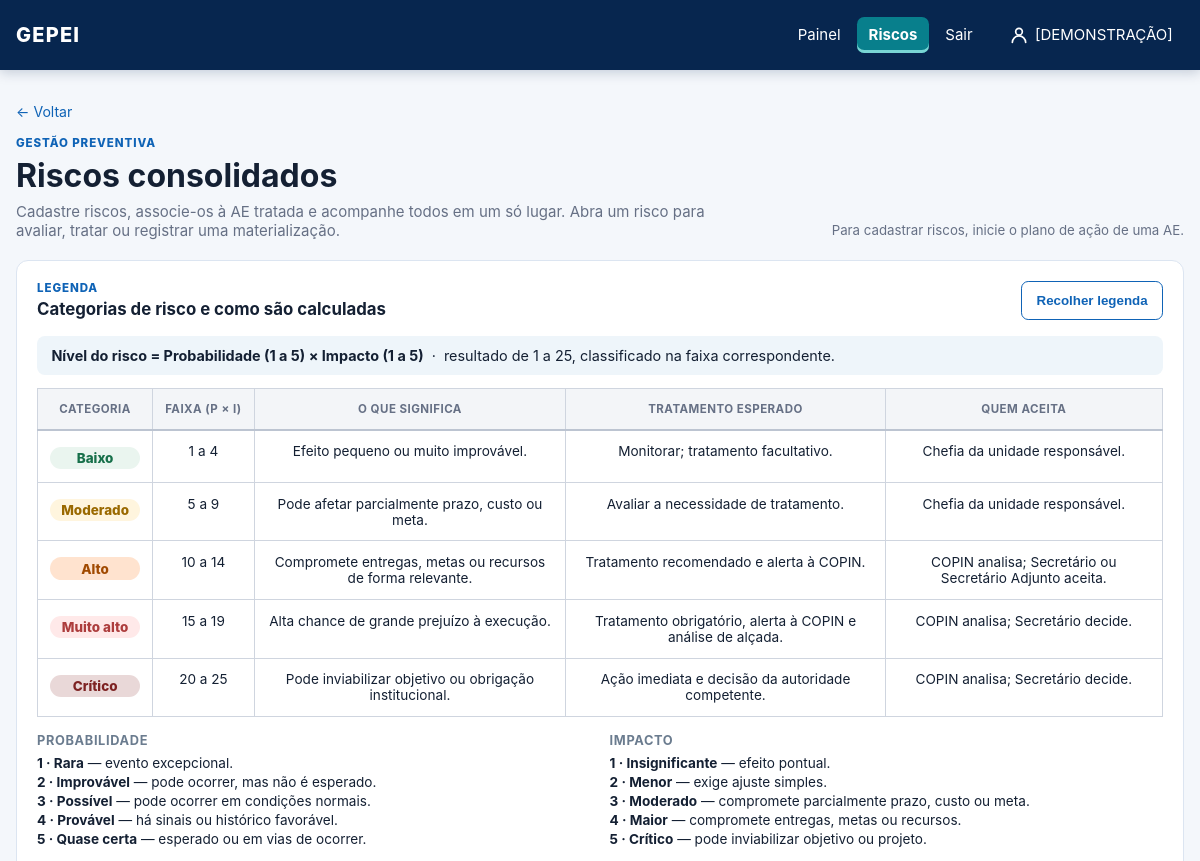
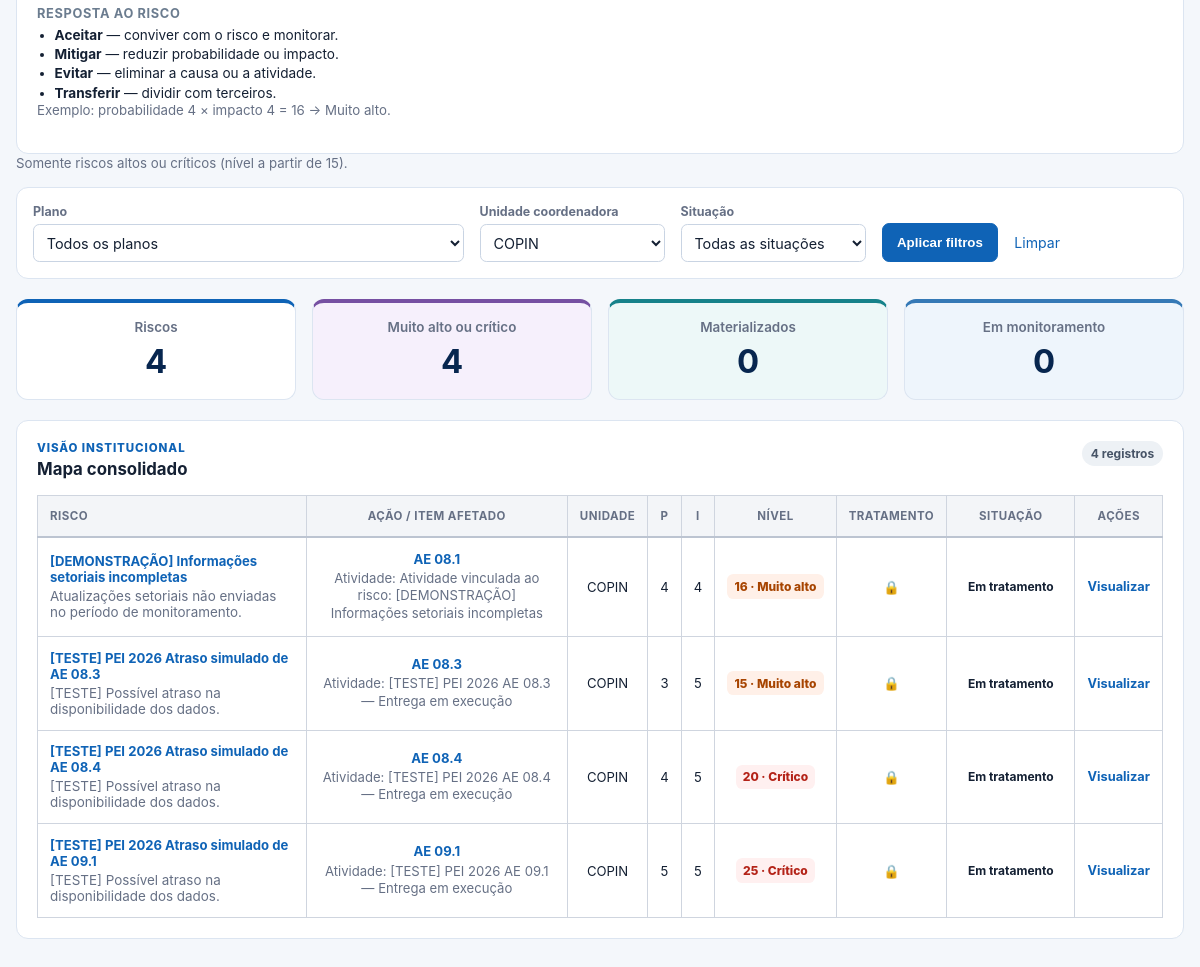
The app's page /riscos/?level=priority (signed in), older data (2 pictures, top to bottom).
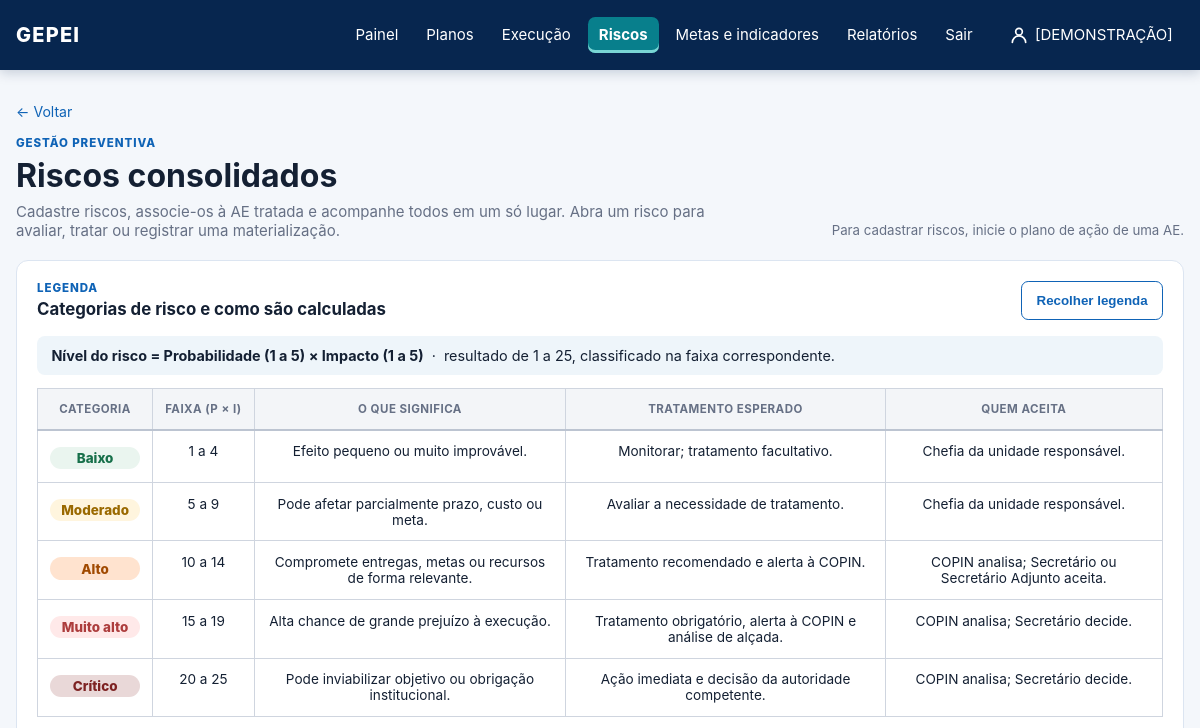
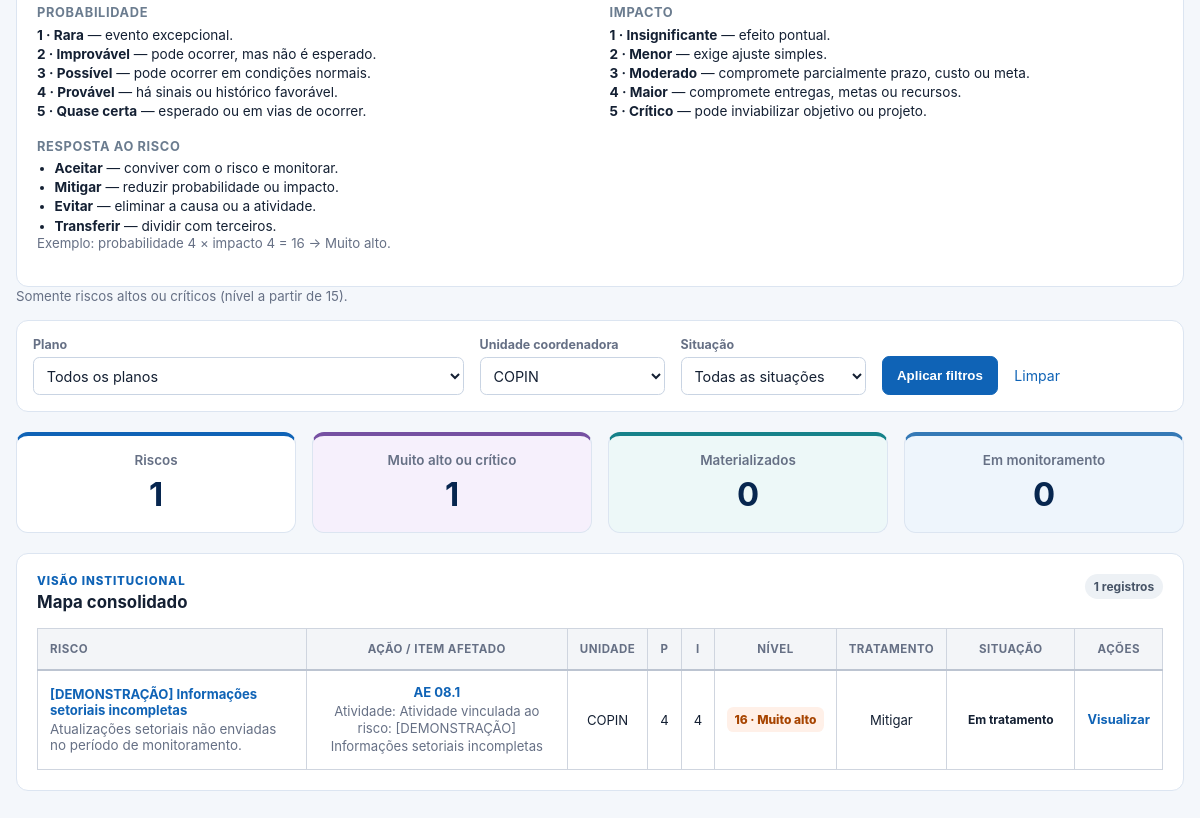
The same page, newer data (2 pictures, top to bottom).
### core/models.py (models this page shows, shortened)
class Risk(models.Model):
    class Status(models.TextChoices):
        IDENTIFIED = "IDENTIFICADO", "Identificado"
        IN_TREATMENT = "EM_TRATAMENTO", "Em tratamento"
        MONITORING = "EM_MONITORAMENTO", "Em monitoramento"
        MATERIALIZED = "MATERIALIZADO", "Materializado"
        CLOSED = "ENCERRADO", "Encerrado"
    class OccurrenceTiming(models.TextChoices):
        ANY_TIME = "QUALQUER_MOMENTO", "Pode ocorrer a qualquer momento"
        EXPOSURE_WINDOW = "PERIODO", "Durante um período de exposição"
        DATE_OR_MILESTONE = "DATA_MARCO", "Em uma data ou marco provável"
        UNKNOWN = "INDETERMINADO", "Não é possível estimar o momento"
    action = models.ForeignKey(StrategicAction, on_delete=models.CASCADE, related_name="risks")
    activity = models.ForeignKey(Activity, on_delete=models.PROTECT, related_name="risks")
    is_unforeseen = models.BooleanField("Risco não previsto", default=False)
    owner = models.ForeignKey(settings.AUTH_USER_MODEL, on_delete=models.PROTECT)
    title = models.CharField(max_length=255)
    cause = models.TextField()
    probability = models.PositiveSmallIntegerField()
    impact = models.PositiveSmallIntegerField()
    status = models.CharField(max_length=16, choices=Status.choices, default=Status.IDENTIFIED)
    treatment = models.CharField(max_length=20, blank=True)
    preventive_measure = models.TextField(blank=True)
    contingency_measure = models.TextField(blank=True)
    occurrence_timing = models.CharField(
        max_length=20,
        choices=OccurrenceTiming.choices,
        default=OccurrenceTiming.UNKNOWN,
    )
    exposure_start_date = models.DateField(null=True, blank=True)
    exposure_end_date = models.DateField(null=True, blank=True)
    expected_occurrence_date = models.DateField(null=True, blank=True)
    trigger_description = models.TextField(blank=True)
    @property
    def level(self):
        return self.probability * self.impact
    @property
    def level_label(self):
        if self.level >= 20:
            return "Crítico"
        if self.level >= 15:
            return "Muito alto"
        if self.level >= 10:
            return "Alto"
        if self.level >= 5:
            return "Moderado"
        return "Baixo"

class StrategicAction(models.Model):
    class Status(models.TextChoices):
        NOT_STARTED = "NAO_INICIADA", "Não iniciada"
        IN_PROGRESS = "EM_ANDAMENTO", "Em andamento"
        COMPLETED = "CONCLUIDA", "Concluída"
        DELAYED = "ATRASADA", "Atrasada"
        BLOCKED = "BLOQUEADA", "Bloqueada"
        SUSPENDED = "SUSPENSA", "Suspensa"
    artifact = models.ForeignKey(PlanArtifact, on_delete=models.PROTECT, related_name="actions")
    coordinating_unit = models.ForeignKey(OrganizationalUnit, on_delete=models.PROTECT)
    code = models.CharField(max_length=30)
    title = models.CharField(max_length=255)
    description = models.TextField(blank=True)
    due_date = models.DateField(
        null=True,
        blank=True,
        help_text="Preenchido no cronograma operacional; não é inferido da vigência do PEI.",
    )
    status = models.CharField(max_length=15, choices=Status.choices, default=Status.NOT_STARTED)
    progress = models.DecimalField(max_digits=5, decimal_places=2, default=0)
    funding_sources = models.CharField(max_length=255, blank=True)
    participating_units = models.ManyToManyField(OrganizationalUnit, related_name="participating_actions", blank=True)

class Activity(models.Model):
    PAUSED = "PAUSADA"
    class FundingSource(models.TextChoices):
        FAF = "FAF", "Fundo a Fundo (FaF)"
        CODE_0500 = "0500", "Fonte 0500"
        AGREEMENT = "CONVENIO", "Convênio"
        OTHER = "OUTRA", "Outra"
    action_plan = models.ForeignKey(ActionPlan, on_delete=models.CASCADE, related_name="activities")
    executor = models.ForeignKey(settings.AUTH_USER_MODEL, on_delete=models.PROTECT, related_name="assigned_activities")
    title = models.CharField(max_length=255)
    description = models.TextField(blank=True)
    position = models.PositiveIntegerField(default=0)
    weight = models.DecimalField(max_digits=5, decimal_places=2)
    progress = models.DecimalField(max_digits=5, decimal_places=2, default=0)
    start_date = models.DateField(null=True, blank=True)
    end_date = models.DateField()
    status = models.CharField(max_length=15, choices=[*StrategicAction.Status.choices, ("PAUSADA", "Pausada")], default=StrategicAction.Status.NOT_STARTED)
    expected_delivery = models.CharField(max_length=255, blank=True)
    requires_financial_resource = models.BooleanField(default=False)
    planned_cost = models.DecimalField(max_digits=14, decimal_places=2, null=True, blank=True)
    disbursed_cost = models.DecimalField(max_digits=14, decimal_places=2, null=True, blank=True)
    funding_source = models.CharField(max_length=12, choices=FundingSource.choices, blank=True)
    funding_source_other = models.CharField(max_length=160, blank=True)
    financial_responsible_unit = models.ForeignKey(
        OrganizationalUnit,
        null=True,
        blank=True,
        on_delete=models.PROTECT,
        related_name="financially_monitored_activities",
    )
    financial_reference = models.CharField(max_length=255, blank=True)
    class Meta:
        ordering = ["position", "start_date", "end_date", "id"]

class OrganizationalUnit(models.Model):
    class UnitType(models.TextChoices):
        ORGAN = "ORGAO", "Órgão"
        UNIT = "UNIDADE", "Unidade"
        SECTOR = "SETOR", "Setor"
    organization = models.ForeignKey(Organization, on_delete=models.PROTECT)
    parent = models.ForeignKey("self", null=True, blank=True, on_delete=models.PROTECT)
    name = models.CharField(max_length=180)
    acronym = models.CharField(max_length=30, blank=True)
    unit_type = models.CharField(max_length=10, choices=UnitType.choices)

### core/views.py (the view)
# urls.py: path("riscos/", views.risk_overview, name="risk_overview"),
@login_required
def risk_overview(request):
    _require_permission(request.user, "view_risk")
    plans = Plan.objects.filter(active=True).order_by("acronym")
    units = view_scope_units(OrganizationalUnit.objects.order_by("name"), request.user)
    can_add_risk = request.user.has_perm("core.add_risk")
    creatable_actions = scope_actions(
        StrategicAction.objects.filter(action_plan__isnull=False).select_related("artifact"), request.user
    ).order_by("artifact__code", "code")
    registered_risks = _registered_risks(request, creatable_actions)
    if request.method == "POST":
        _require_permission(request.user, "add_risk")
        create_form = RiskCreateForm(request.POST, actions=creatable_actions)
        if create_form.is_valid():
            risk = _save_new_risk(request.user, create_form, create_form.cleaned_data["action"])
            messages.success(request, "Risco cadastrado e associado à AE selecionada.")
            if create_form.cleaned_data["register_another"]:
                return _next_risk_registration(request, registered_risks, risk)
            return redirect("risk_overview")
    else:
        initial = {"action": registered_risks[-1].action_id, "activity": registered_risks[-1].activity_id} if registered_risks else {}
        create_form = RiskCreateForm(actions=creatable_actions, initial=initial)
    activities_by_action = {}
    for activity in create_form.fields["activity"].queryset.select_related("action_plan"):
        activities_by_action.setdefault(activity.action_plan.action_id, []).append([activity.id, activity.title])
    risks = Risk.objects.filter(action__in=view_scope_actions(StrategicAction.objects.all(), request.user)).select_related(
        "action",
        "action__artifact",
        "action__artifact__plan",
        "action__coordinating_unit",
        "activity",
        "owner",
    ).prefetch_related("treatments")
    selected_plan = request.GET.get("plan", "")
    selected_unit = selected_unit_for_request(request)
    selected_status = request.GET.get("status", "")
    if selected_plan.isdigit():
        risks = risks.filter(action__artifact__plan_id=selected_plan)
    if selected_unit.isdigit():
        risks = risks.filter(action__coordinating_unit_id=selected_unit)
    if selected_status in Risk.Status.values:
        risks = risks.filter(status=selected_status)
    if request.GET.get("action_status") in StrategicAction.Status.values:
        risks = risks.filter(action__status=request.GET["action_status"])
    if request.GET.get("level") == "priority":
        risks = [risk for risk in risks if risk.level >= 15]
    else:
        risks = list(risks)
    risks.sort(key=lambda risk: (risk.action.artifact.code, risk.action.code, risk.title))
    return render(
        request,
        "core/risk_overview.html",
        {
            "risks": risks,
            "create_form": create_form,
            "registered_risks": registered_risks,
            "registered_risk_ids": ",".join(str(item.pk) for item in registered_risks),
            "activities_by_action": activities_by_action,
            "has_creatable_actions": can_add_risk and creatable_actions.exists(),
            "can_add_risk": can_add_risk,
            "plans": plans,
            "units": units,
            "risk_status_choices": Risk.Status.choices,
            "selected_plan": selected_plan,
            "selected_unit": selected_unit,
            "selected_status": selected_status,
            "critical_count": sum(risk.level >= 15 for risk in risks),
            "materialized_count": sum(risk.status == Risk.Status.MATERIALIZED for risk in risks),
            "monitoring_count": sum(risk.status == Risk.Status.MONITORING for risk in risks),
        },
    )

### core/forms.py (shortened to what this page needs)
class RiskCreateForm(RiskIdentificationForm):
    action = forms.ModelChoiceField(
        queryset=StrategicAction.objects.none(),
        label="Ação estratégica (AE) tratada",
        empty_label="Selecione a AE",
    )
    field_order = ["action", "activity", "title", "cause", "treatment_responsible", "probability", "impact"]
    def __init__(self, *args, actions, **kwargs):
        forms.ModelForm.__init__(self, *args, **kwargs)
        self.fields["action"].queryset = actions
        self.fields["action"].label_from_instance = lambda action: f"{action.code} · {action.title}"
        self.fields["activity"].required = True
        self.fields["occurrence_timing"].choices = [("", "Selecione quando pode ocorrer"), *Risk.OccurrenceTiming.choices]
        self.initial.setdefault("occurrence_timing", "")
        self.fields["activity"].queryset = Activity.objects.filter(action_plan__action__in=actions).order_by("position", "title")
        self.fields["treatment_responsible"].queryset = get_user_model().objects.filter(is_active=True).order_by("username")

### core/permissions.py (called while the page is built)
def view_scope_actions(queryset, user):
    return scope_actions(queryset, user, for_view=True)

### templates/core/risk_overview.html (shortened to what the changed rows need)
{% extends "base.html" %}
{% block content %}
  <section class="page-heading dashboard-heading">
    <div>
      <h1>Riscos consolidados</h1>
    </div>
  </section>
  {% include "core/_risk_legend.html" %}
  <section class="metrics metrics-centered action-detail-metrics">
    <article class="metric-card"><span>Riscos</span><strong>{{ risks|length }}</strong></article>
    <article class="metric-card metric-warning"><span>Muito alto ou crítico</span><strong>{{ critical_count }}</strong></article>
  </section>
  <section class="panel action-panel">
    <div class="panel-heading"><div><p class="eyebrow">Visão institucional</p><h2>Mapa consolidado</h2></div><span class="chip chip-neutral">{{ risks|length }} registros</span></div>
    {% if risks %}
      <div class="responsive-table"><table class="risk-map-table"><thead><tr><th>Risco</th><th>Ação / item afetado</th><th>Unidade</th><th class="col-center">P</th><th class="col-center">I</th><th class="col-center">Nível</th><th>Tratamento</th><th>Situação</th><th>Ações</th></tr></thead><tbody>
        {% for risk in risks %}<tr>
          <td><a href="{% url 'risk_detail' risk.action.id risk.id %}"><strong>{{ risk.title }}</strong></a><span>{{ risk.cause|truncatechars:85 }}</span></td>
          <td class="risk-context-cell"><a href="{% url 'action_plan_detail' risk.action_id %}" title="Abrir plano de ação: {{ risk.action.code }}"><strong>{{ risk.action.code }}</strong></a><span>{% if risk.activity %}Atividade: {{ risk.activity.title }}{% else %}Ação estratégica{% endif %}</span></td>
          <td>{{ risk.action.coordinating_unit.acronym|default:risk.action.coordinating_unit.name }}</td>
          <td class="col-center">{{ risk.probability }}</td><td class="col-center">{{ risk.impact }}</td>
          <td class="col-center"><span class="risk-level {% if risk.level >= 20 %}risk-critical{% elif risk.level >= 10 %}risk-high{% else %}risk-medium{% endif %}">{{ risk.level }} · {{ risk.level_label }}</span></td>
          <td>{% if not perms.core.view_risktreatment %}🔒{% else %}{% with treatment=risk.treatments.first %}{% if treatment %}{{ treatment.get_decision_display }}{% elif risk.treatment %}{{ risk.treatment|title }}{% else %}A definir{% endif %}{% endwith %}{% endif %}</td>
          <td><span class="chip chip-{{ risk.status|lower }}">{{ risk.get_status_display }}</span></td>
          <td><div class="row-actions"><a class="text-button" href="{% url 'risk_detail' risk.action.id risk.id %}">Visualizar</a></div></td>
        </tr>{% endfor %}
      </tbody></table></div>
    {% else %}<div class="empty-state large-empty"><strong>Nenhum risco encontrado.</strong><span>Altere os filtros ou use “Cadastrar risco”.</span></div>{% endif %}
  </section>
{% endblock %}

### templates/base.html (shortened to what this page needs)
{% load static %}
<!doctype html>
<html lang="pt-br">
<head>
  <link rel="stylesheet" href="{% static 'css/gepei.css' %}?v=20261022-10">
</head>
<body>
  <header class="topbar">
    <a class="brand" href="{% url 'dashboard' %}">GEPEI</a>
    {% if user.is_authenticated %}
      <nav>
        <a href="{% url 'dashboard' %}" {% if request.path == '/' %}class="nav-active" aria-current="page"{% endif %}>Painel</a>
        {% if perms.core.view_plan %}<details class="nav-plans{% if '/pei/' in request.path %} nav-active{% endif %}">
          <summary {% if '/pei/' in request.path %}aria-current="page"{% endif %}>Planos</summary>
        </details>{% endif %}
        {% if perms.core.view_actionplan %}<a href="{% url 'action_plan_list' %}" {% if '/planos-de-acao/' in request.path and '/riscos/' not in request.path %}class="nav-active" aria-current="page"{% endif %}>Execução</a>{% endif %}
        {% if perms.core.view_risk %}<a href="{% url 'risk_overview' %}" {% if '/riscos/' in request.path %}class="nav-active" aria-current="page"{% endif %}>Riscos</a>{% endif %}
        {% if perms.core.view_strategictarget or perms.core.view_indicator %}<a href="{% if perms.core.view_indicator %}{% url 'indicator_overview' %}{% else %}{% url 'target_overview' %}{% endif %}" >Metas e indicadores</a>{% endif %}
        {% if perms.core.view_reportcycle or perms.core.view_sectorreport or perms.core.view_quarterlysectorreport or perms.core.consolidate_quarterlysectorreport %}<a href="{% url 'report_cycle_overview' %}" {% if '/relatorios/' in request.path %}class="nav-active" aria-current="page"{% endif %}>Relatórios</a>{% endif %}
        <form method="post" action="{% url 'logout' %}" onsubmit="return confirm('Tem certeza de que deseja sair?');">
          <button type="submit">Sair</button>
        </form>
        <a class="nav-user{% if request.path == '/minha-conta/' %} nav-active{% endif %}" href="{% url 'profile_edit' %}" title="Minha conta">
          <svg width="20" height="20" viewBox="0 0 24 24" fill="none" stroke="currentColor" stroke-width="2" stroke-linecap="round" stroke-linejoin="round" aria-hidden="true"><circle cx="12" cy="8" r="4"/><path d="M4 21c0-4.4 3.6-8 8-8s8 3.6 8 8"/></svg>
          <span>{{ user.first_name|default:user.username }}</span>
        </a>
      </nav>
    {% endif %}
  </header>
  <main class="container">
    {% block content %}{% endblock %}
  </main>
</body>
</html>

Row changes from the older to the newer data that the page shows:
removed Risk: title "[TESTE] PEI 2026 Atraso simulado de AE 08.3", cause "[TESTE] Possível atraso na disponibilidade dos dados.", action.code "AE 08.3", activity "[TESTE] PEI 2026 AE 08.3 — Entrega em execução", action.coordinating_unit.acronym "COPIN", probability "3", impact "5", level "15", level_label "Muito alto", status "Em tratamento"
removed Risk: title "[TESTE] PEI 2026 Atraso simulado de AE 08.4", cause "[TESTE] Possível atraso na disponibilidade dos dados.", action.code "AE 08.4", activity "[TESTE] PEI 2026 AE 08.4 — Entrega em execução", action.coordinating_unit.acronym "COPIN", probability "4", impact "5", level "20", level_label "Crítico", status "Em tratamento"
removed Risk: title "[TESTE] PEI 2026 Atraso simulado de AE 09.1", cause "[TESTE] Possível atraso na disponibilidade dos dados.", action.code "AE 09.1", activity "[TESTE] PEI 2026 AE 09.1 — Entrega em execução", action.coordinating_unit.acronym "COPIN", probability "5", impact "5", level "25", level_label "Crítico", status "Em tratamento"
changed Risk "Atualizações setoriais não enviadas no período de monitoramento.": treatment (not shown) → "Mitigar"; no longer shows "🔒"
Text that changed along with them:
{{ risks|length }}: "4" → "1"
{{ critical_count }}: "4" → "1"
text now shown: "Planos Execução Metas e indicadores Relatórios"
